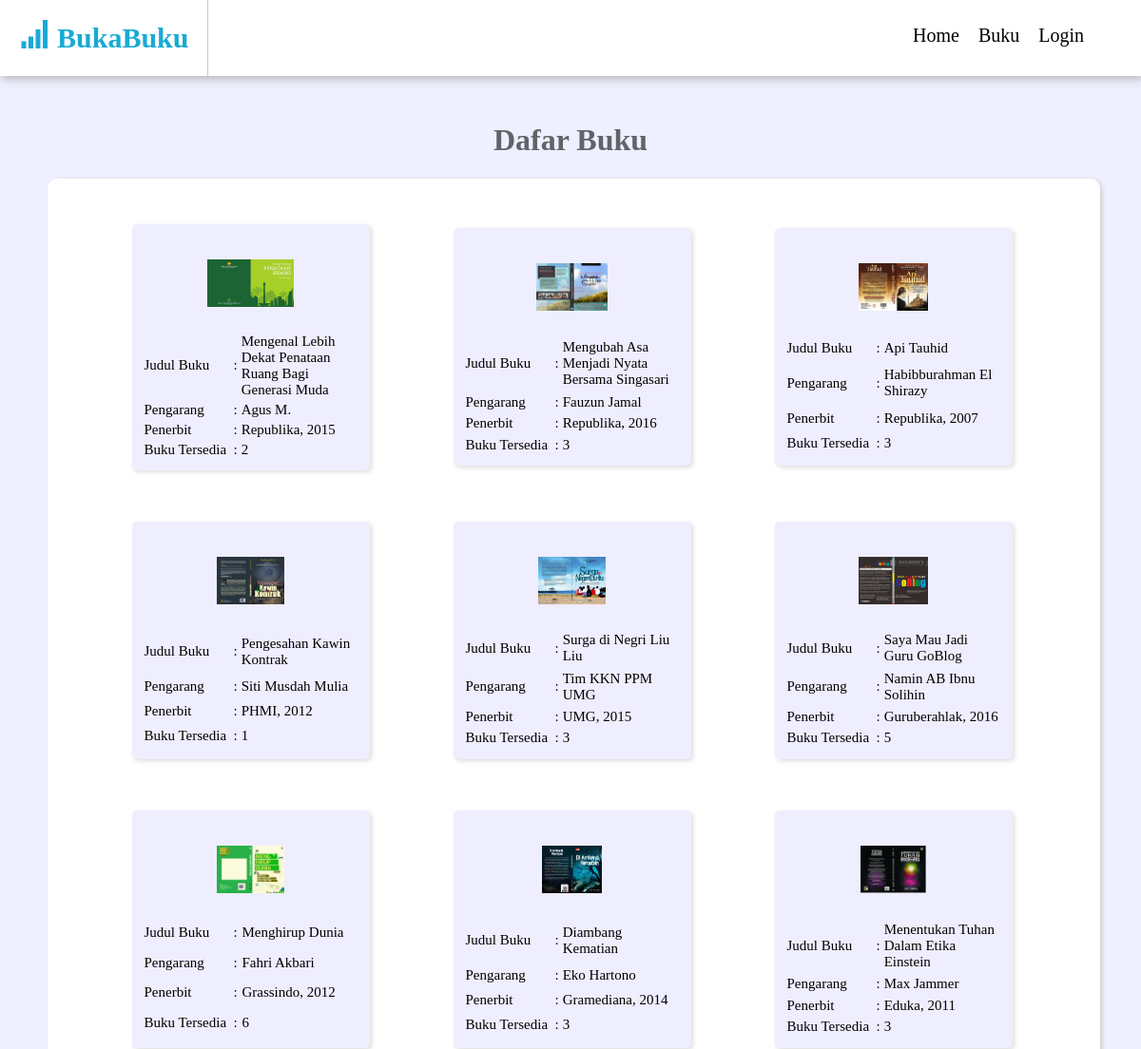
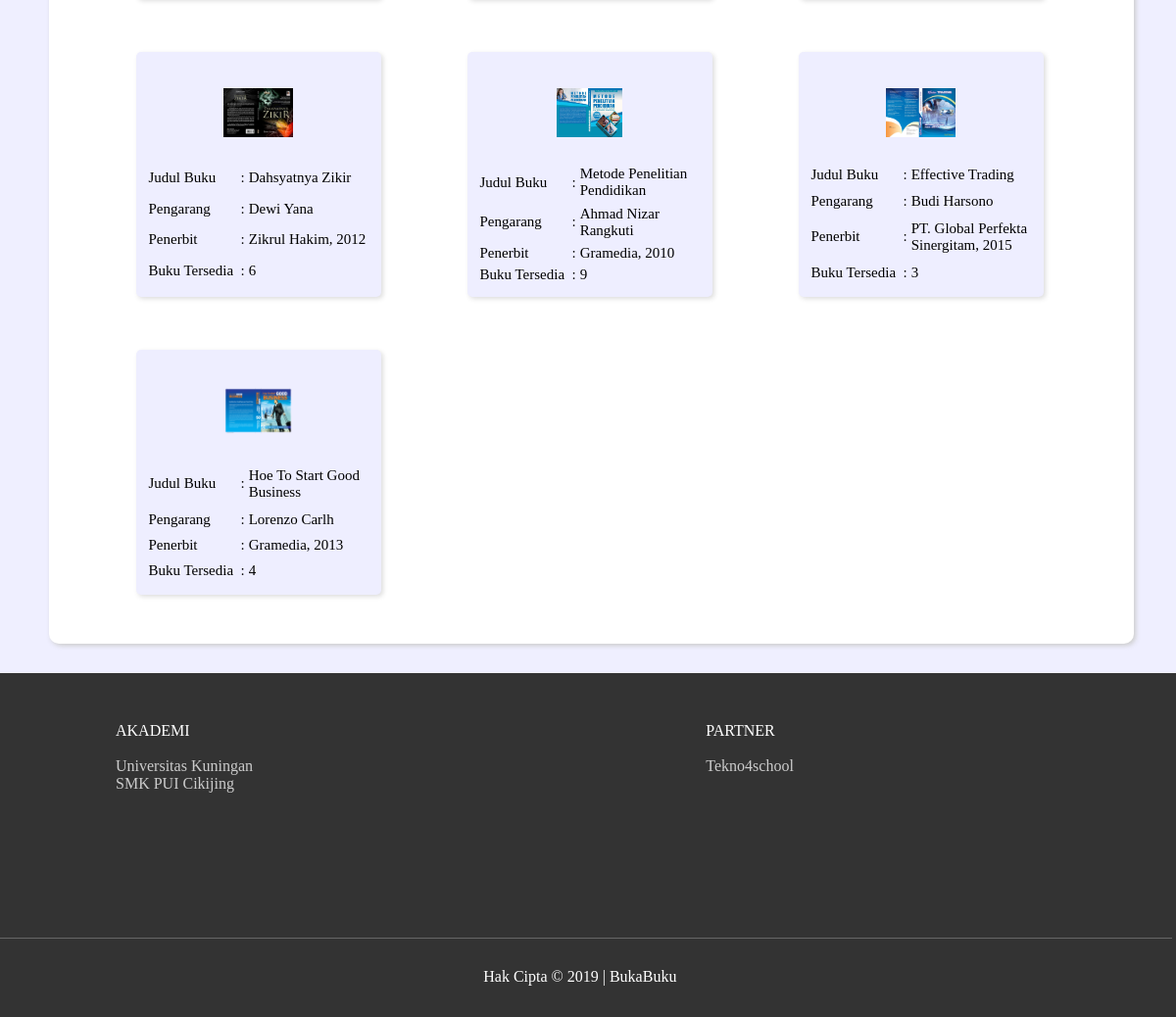
Page /index.php?p=buku on the committed database (2 pictures, top to bottom).
### tables this page shows
CREATE TABLE `buku` (
  `kd_buku` varchar(15) NOT NULL,
  `judul_buku` varchar(150) NOT NULL,
  `pengarang` varchar(30) NOT NULL,
  `penerbit` varchar(30) NOT NULL,
  `tahun` varchar(4) NOT NULL,
  `stok` int(3) NOT NULL,
  `tersedia` int(3) NOT NULL,
  `foto` varchar(150) NOT NULL
);

### buku.php (the view)
<center><h1>Dafar Buku</h1></center>
<div class="panel">
	<center>
	<table>
		<?php
			$sql = mysqli_query($con, "select * from buku");
			$jml = mysqli_num_rows($sql);
			$jml = $jml/2;
			$batas = 3;
			for($i = 0; $i < $jml; $i++){
				if(empty($pg)) {
        	    	$posisi=0;
        	    	$pg=1;
        		}
        		else {
        	   		$posisi=($pg-1)*$batas;
        		}
        		if($pg%2==0){
        			echo "<tr>";
        		}
        		$sql2 = mysqli_query($con, "select * from buku limit $posisi,$batas");
				while ($data = mysqli_fetch_array($sql2)) {
					echo "
						<td>
							<table  class='daftar'>
								<tr>
									<td colspan='3' height='100px' align='center'><img src='image/site/buku/$data[foto]' class ='img_buku'></td>
								</tr>
								<tr>
									<td width='90px'>Judul Buku</td>
									<td>:</td>
									<td>$data[judul_buku]</td>
								</tr>
								<tr>
									<td>Pengarang</td>
									<td>:</td>
									<td>$data[pengarang]</td>
								</tr>
								<tr>
									<td>Penerbit</td>
									<td>:</td>
									<td>$data[penerbit], $data[tahun]</td>
								</tr>
								<tr>
									<td>Buku Tersedia</td>
									<td>:</td>
									<td>$data[tersedia]</td>
								</tr>
							</table>
						<td>
					";
				}
				if($pg%2==0){
        			echo "</tr>";
        		}
				$pg = $pg+1;
			}
		?>
	</table>
</div>

### index.php (shortened to what this page needs)
<html>
<head>
</head>
	<link rel="stylesheet" type="text/css" href="config/css/external-css.css">
	<link rel="stylesheet" type="text/css" href="config/css/external-menu.css">
	<link rel="stylesheet" type="text/css" href="config/css/icon.css">
<body>
	<div id="nav">
		<div id="header"><a href="index.php"><span class="glyphicon glyphicon-signal"></span>BukaBuku</a></div>
		<div id="menu"><?php include "menu.php";?></div>
	</div>
	<div id="wrapper">
		<div id="content">
			<?php
				if(isset($_GET['p'])){
					$page = $_GET['p'];
					include $page.".php";
				}
				else {
					include "home.php";
				}
			?>
		</div>
	</div>
	<div id="footer">
		<div class="footer1">
			AKADEMI
			<br><br><a href="https://uniku.ac.id/" class="a-footer">Universitas Kuningan</a>
			<br><a href="" class="a-footer">SMK PUI Cikijing</a>
		</div>
		<div class="footer2">
			PARTNER
			<br><br><a href="https://tekno4school.blogspot.com/" class="a-footer">Tekno4school</a>
		</div>
		<div class="footer3"><center>Hak Cipta &copy 2019 | BukaBuku</div>
	</div>
</body>
</html>

### menu.php
<ul class="menu">
	<li><a href="index.php">Home</a></li>
	<li><a href="index.php?p=buku">Buku</a></li>
	<li><a href="login/login.php">Login</a></li>
</ul>

### config/css/external-css.css (style rules this page uses)
body { background-color: #efefff; overflow-x: hidden; }
a { text-decoration: none; color: #19AAD4; }
h1, h2, h3, h4, h5, h6 { color: #5f6468; }
.a-footer { text-decoration: none; color: #ccc; }
#wrapper { width: 1100px; margin: auto; }
#nav { width: 100%; height: 80px; position: fixed; top: 0px; left: 0px; background-color: #fff; z-index: 998; box-shadow: 2px 2px 10px #aaa; }
#header { float: left; border-right: 1px solid #ccc; padding: 20px; font-size: 30px; color: #19AAD4; font-weight: 600; height: 40px; }
#menu { float: right; padding: 10px; padding-right: 50px; }
#content { margin-top: 100px; width: 1100px; min-height: 500px; float: left; }
#footer { margin-left: -10px; width: 102%; min-height: 250px; background-color: #333; color: #fff; float: left; }
.footer1,.footer2 { padding: 50px 120px 50px 120px; width: 30%; min-height: 170px; float: left; }
.footer3 { margin-left: -10px; width: 100%; height: 50px; border-top: 1px solid #666; padding-top: 30px; float: left; }
.panel { float: left; background-color: #fff; width: 97%; padding: 20px; border-radius: 10px; box-shadow: 2px 2px 5px #ccc; margin-bottom: 30px; }
.img_buku { height: 50px; transition: 0.5s ease-in-out; }
.daftar { font-size: 15px; width: 250px; height: 250px; margin: 25px 40px 25px 40px; box-shadow: 2px 2px 5px #ddd; background-color: #eef; padding: 10px; border-radius: 5px; }

### config/css/external-menu.css (style rules this page uses)
.menu li { float: left; display: inline-block; position: relative; font-size: 20px; font-weight: 500; }
.menu li a { padding: 10px 10px; text-decoration: none; color: #000; }

### rows in the picture
buku: foto (picture), judul_buku "Mengenal Lebih Dekat Penataan Ruang Bagi Generasi Muda", pengarang "Agus M.", penerbit "Republika", tahun "2015", tersedia "2"
buku: foto (picture), judul_buku "Mengubah Asa Menjadi Nyata Bersama Singasari", pengarang "Fauzun Jamal", penerbit "Republika", tahun "2016", tersedia "3"
buku: foto (picture), judul_buku "Api Tauhid", pengarang "Habibburahman El Shirazy", penerbit "Republika", tahun "2007", tersedia "3"
buku: foto (picture), judul_buku "Pengesahan Kawin Kontrak", pengarang "Siti Musdah Mulia", penerbit "PHMI", tahun "2012", tersedia "1"
buku: foto (picture), judul_buku "Surga di Negri Liu Liu", pengarang "Tim KKN PPM UMG", penerbit "UMG", tahun "2015", tersedia "3"
buku: foto (picture), judul_buku "Saya Mau Jadi Guru GoBlog", pengarang "Namin AB Ibnu Solihin", penerbit "Guruberahlak", tahun "2016", tersedia "5"
buku: foto (picture), judul_buku "Menghirup Dunia", pengarang "Fahri Akbari", penerbit "Grassindo", tahun "2012", tersedia "6"
buku: foto (picture), judul_buku "Diambang Kematian", pengarang "Eko Hartono", penerbit "Gramediana", tahun "2014", tersedia "3"
buku: foto (picture), judul_buku "Menentukan Tuhan Dalam Etika Einstein", pengarang "Max Jammer", penerbit "Eduka", tahun "2011", tersedia "3"
buku: foto (picture), judul_buku "Dahsyatnya Zikir", pengarang "Dewi Yana", penerbit "Zikrul Hakim", tahun "2012", tersedia "6"
buku: foto (picture), judul_buku "Metode Penelitian Pendidikan", pengarang "Ahmad Nizar Rangkuti", penerbit "Gramedia", tahun "2010", tersedia "9"
buku: foto (picture), judul_buku "Effective Trading", pengarang "Budi Harsono", penerbit "PT. Global Perfekta Sinergitam", tahun "2015", tersedia "3"
buku: foto (picture), judul_buku "Hoe To Start Good Business", pengarang "Lorenzo Carlh", penerbit "Gramedia", tahun "2013", tersedia "4"
